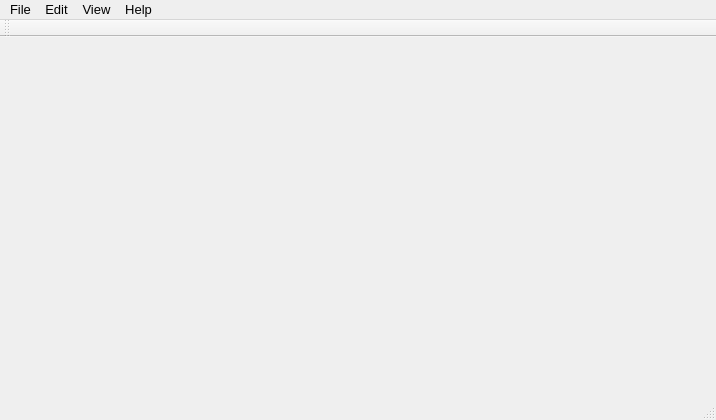
<?xml version="1.0" encoding="UTF-8"?>
<ui version="4.0">
 <class>MainWindow</class>
 <widget class="QMainWindow" name="MainWindow">
  <property name="geometry">
   <rect>
    <x>0</x>
    <y>0</y>
    <width>716</width>
    <height>420</height>
   </rect>
  </property>
  <property name="font">
   <font>
    <pointsize>10</pointsize>
   </font>
  </property>
  <property name="contextMenuPolicy">
   <enum>Qt::DefaultContextMenu</enum>
  </property>
  <property name="windowTitle">
   <string>HyperPad</string>
  </property>
  <property name="toolButtonStyle">
   <enum>Qt::ToolButtonIconOnly</enum>
  </property>
  <property name="documentMode">
   <bool>false</bool>
  </property>
  <widget class="QWidget" name="centralwidget">
   <property name="enabled">
    <bool>true</bool>
   </property>
   <layout class="QVBoxLayout" name="verticalLayout"/>
  </widget>
  <widget class="QStatusBar" name="statusbar"/>
  <widget class="QToolBar" name="toolBar">
   <property name="windowTitle">
    <string>toolBar</string>
   </property>
   <property name="autoFillBackground">
    <bool>true</bool>
   </property>
   <property name="movable">
    <bool>true</bool>
   </property>
   <property name="iconSize">
    <size>
     <width>22</width>
     <height>22</height>
    </size>
   </property>
   <property name="floatable">
    <bool>false</bool>
   </property>
   <attribute name="toolBarArea">
    <enum>TopToolBarArea</enum>
   </attribute>
   <attribute name="toolBarBreak">
    <bool>false</bool>
   </attribute>
  </widget>
  <widget class="QMenuBar" name="menubar">
   <property name="geometry">
    <rect>
     <x>0</x>
     <y>0</y>
     <width>716</width>
     <height>23</height>
    </rect>
   </property>
   <widget class="QMenu" name="menuFile">
    <property name="title">
     <string>File</string>
    </property>
    <addaction name="separator"/>
    <addaction name="actionNew"/>
    <addaction name="actionOpen"/>
    <addaction name="actionSave"/>
    <addaction name="actionSaveAs"/>
    <addaction name="separator"/>
    <addaction name="actionExit"/>
   </widget>
   <widget class="QMenu" name="menuEdit">
    <property name="title">
     <string>Edit</string>
    </property>
    <addaction name="actionUndo"/>
    <addaction name="actionRedo"/>
    <addaction name="separator"/>
    <addaction name="actionCut"/>
    <addaction name="actionCopy"/>
    <addaction name="actionPaste"/>
    <addaction name="separator"/>
    <addaction name="actionSelect_All"/>
    <addaction name="separator"/>
   </widget>
   <widget class="QMenu" name="menuHelp">
    <property name="title">
     <string>Help</string>
    </property>
    <addaction name="actionAbout_Hyper"/>
    <addaction name="actionAbout_Qt"/>
   </widget>
   <widget class="QMenu" name="menuView">
    <property name="title">
     <string>View</string>
    </property>
    <widget class="QMenu" name="menuToolbar">
     <property name="title">
      <string>Toolbar</string>
     </property>
     <widget class="QMenu" name="menuStyle">
      <property name="title">
       <string>Style</string>
      </property>
      <addaction name="actionToolbar_Follow"/>
      <addaction name="actionToolbar_IconsOnly"/>
      <addaction name="actionToolbar_TextOnly"/>
      <addaction name="actionToolbar_TextBesideIcons"/>
      <addaction name="actionToolbar_TextUnderIcons"/>
     </widget>
     <addaction name="menuStyle"/>
     <addaction name="actionMovable_ToolBar"/>
     <addaction name="actionVisible_ToolBar"/>
    </widget>
    <addaction name="separator"/>
    <addaction name="menuToolbar"/>
    <addaction name="actionVisible_StatusBar"/>
    <addaction name="actionVisible_MenuBar"/>
    <addaction name="actionMarkdown_View"/>
   </widget>
   <addaction name="menuFile"/>
   <addaction name="menuEdit"/>
   <addaction name="menuView"/>
   <addaction name="menuHelp"/>
  </widget>
  <action name="actionNew">
   <property name="icon">
    <iconset theme="document-new">
     <normaloff>.</normaloff>.</iconset>
   </property>
   <property name="text">
    <string>New</string>
   </property>
   <property name="toolTip">
    <string>Create new file</string>
   </property>
   <property name="shortcut">
    <string>Ctrl+N</string>
   </property>
  </action>
  <action name="actionOpen">
   <property name="icon">
    <iconset theme="document-open">
     <normaloff>:/ico/res/document-open.svg</normaloff>:/ico/res/document-open.svg</iconset>
   </property>
   <property name="text">
    <string>Open</string>
   </property>
   <property name="toolTip">
    <string>Open a file</string>
   </property>
   <property name="shortcut">
    <string>Ctrl+O</string>
   </property>
  </action>
  <action name="actionSave">
   <property name="icon">
    <iconset theme="document-save">
     <normaloff>.</normaloff>.</iconset>
   </property>
   <property name="text">
    <string>Save</string>
   </property>
   <property name="toolTip">
    <string>Save the file</string>
   </property>
   <property name="shortcut">
    <string>Ctrl+S</string>
   </property>
  </action>
  <action name="actionSaveAs">
   <property name="icon">
    <iconset theme="document-save-as">
     <normaloff>.</normaloff>.</iconset>
   </property>
   <property name="text">
    <string>Save As</string>
   </property>
   <property name="shortcut">
    <string>Ctrl+Shift+S</string>
   </property>
  </action>
  <action name="actionExit">
   <property name="icon">
    <iconset theme="window-close">
     <normaloff>.</normaloff>.</iconset>
   </property>
   <property name="text">
    <string>Exit</string>
   </property>
   <property name="shortcut">
    <string>Ctrl+Q</string>
   </property>
  </action>
  <action name="actionUndo">
   <property name="icon">
    <iconset theme="edit-undo">
     <normaloff>.</normaloff>.</iconset>
   </property>
   <property name="text">
    <string>Undo</string>
   </property>
   <property name="shortcut">
    <string>Ctrl+Z</string>
   </property>
  </action>
  <action name="actionRedo">
   <property name="icon">
    <iconset theme="edit-redo">
     <normaloff>.</normaloff>.</iconset>
   </property>
   <property name="text">
    <string>Redo</string>
   </property>
   <property name="shortcut">
    <string>Ctrl+Shift+Z</string>
   </property>
  </action>
  <action name="actionCut">
   <property name="icon">
    <iconset theme="edit-cut">
     <normaloff>.</normaloff>.</iconset>
   </property>
   <property name="text">
    <string>Cut</string>
   </property>
   <property name="shortcut">
    <string>Ctrl+X</string>
   </property>
  </action>
  <action name="actionCopy">
   <property name="icon">
    <iconset theme="edit-copy">
     <normaloff>.</normaloff>.</iconset>
   </property>
   <property name="text">
    <string>Copy</string>
   </property>
   <property name="shortcut">
    <string>Ctrl+C</string>
   </property>
  </action>
  <action name="actionPaste">
   <property name="icon">
    <iconset theme="edit-paste">
     <normaloff>.</normaloff>.</iconset>
   </property>
   <property name="text">
    <string>Paste</string>
   </property>
   <property name="shortcut">
    <string>Ctrl+V</string>
   </property>
  </action>
  <action name="actionDelete">
   <property name="icon">
    <iconset theme="delete">
     <normaloff>.</normaloff>.</iconset>
   </property>
   <property name="text">
    <string>Delete</string>
   </property>
   <property name="shortcut">
    <string>Ctrl+D</string>
   </property>
  </action>
  <action name="actionSelect_All">
   <property name="icon">
    <iconset theme="edit-select-all">
     <normaloff>.</normaloff>.</iconset>
   </property>
   <property name="text">
    <string>Select All</string>
   </property>
   <property name="shortcut">
    <string>Ctrl+A</string>
   </property>
  </action>
  <action name="actionAbout_Hyper">
   <property name="icon">
    <iconset theme="help-about">
     <normaloff>:/ico/res/document-new.svg</normaloff>:/ico/res/document-new.svg</iconset>
   </property>
   <property name="text">
    <string>About HyperPad</string>
   </property>
  </action>
  <action name="actionAbout_Qt">
   <property name="icon">
    <iconset theme="qt">
     <normaloff>.</normaloff>.</iconset>
   </property>
   <property name="text">
    <string>About Qt</string>
   </property>
  </action>
  <action name="actionMovable_ToolBar">
   <property name="checkable">
    <bool>true</bool>
   </property>
   <property name="checked">
    <bool>false</bool>
   </property>
   <property name="text">
    <string>Movable</string>
   </property>
   <property name="toolTip">
    <string>Movable</string>
   </property>
  </action>
  <action name="actionVisible_ToolBar">
   <property name="checkable">
    <bool>true</bool>
   </property>
   <property name="text">
    <string>Hidden</string>
   </property>
   <property name="toolTip">
    <string>Hidden</string>
   </property>
  </action>
  <action name="actionVisible_StatusBar">
   <property name="checkable">
    <bool>true</bool>
   </property>
   <property name="checked">
    <bool>false</bool>
   </property>
   <property name="text">
    <string>Show StatusBar</string>
   </property>
   <property name="toolTip">
    <string>Hidden the statusbar</string>
   </property>
  </action>
  <action name="actionToolbar_IconsOnly">
   <property name="text">
    <string>Icons Only</string>
   </property>
  </action>
  <action name="actionToolbar_TextOnly">
   <property name="text">
    <string>Text Only</string>
   </property>
  </action>
  <action name="actionToolbar_TextBesideIcons">
   <property name="text">
    <string>Text beside icons</string>
   </property>
  </action>
  <action name="actionToolbar_TextUnderIcons">
   <property name="text">
    <string>Text under icons</string>
   </property>
  </action>
  <action name="actionToolbar_Follow">
   <property name="text">
    <string>Follow System</string>
   </property>
  </action>
  <action name="actionVisible_MenuBar">
   <property name="checkable">
    <bool>true</bool>
   </property>
   <property name="text">
    <string>Show MenuBar</string>
   </property>
  </action>
  <action name="actionMarkdown_View">
   <property name="checkable">
    <bool>true</bool>
   </property>
   <property name="checked">
    <bool>false</bool>
   </property>
   <property name="enabled">
    <bool>false</bool>
   </property>
   <property name="text">
    <string>Enable markdown view</string>
   </property>
   <property name="toolTip">
    <string>Enable or disable the markdown view</string>
   </property>
  </action>
 </widget>
 <resources/>
 <connections/>
</ui>
